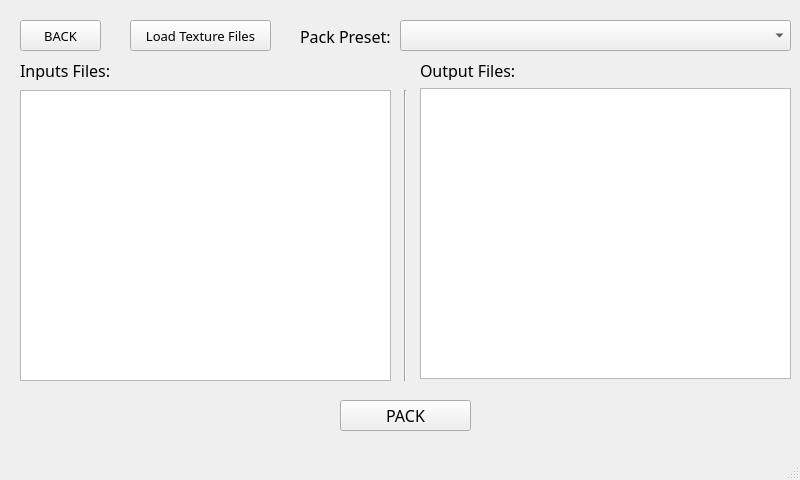
<?xml version="1.0" encoding="UTF-8"?>
<ui version="4.0">
 <class>PackTextures</class>
 <widget class="QMainWindow" name="PackTextures">
  <property name="geometry">
   <rect>
    <x>0</x>
    <y>0</y>
    <width>800</width>
    <height>480</height>
   </rect>
  </property>
  <property name="minimumSize">
   <size>
    <width>800</width>
    <height>480</height>
   </size>
  </property>
  <property name="windowTitle">
   <string>PackTextures</string>
  </property>
  <widget class="QWidget" name="centralwidget">
   <widget class="QComboBox" name="comboBox">
    <property name="geometry">
     <rect>
      <x>400</x>
      <y>20</y>
      <width>391</width>
      <height>31</height>
     </rect>
    </property>
    <property name="font">
     <font>
      <family>Montserrat Medium</family>
      <pointsize>10</pointsize>
     </font>
    </property>
    <property name="editable">
     <bool>false</bool>
    </property>
   </widget>
   <widget class="QPushButton" name="PackButton">
    <property name="geometry">
     <rect>
      <x>340</x>
      <y>400</y>
      <width>131</width>
      <height>31</height>
     </rect>
    </property>
    <property name="font">
     <font>
      <family>Montserrat Medium</family>
      <pointsize>12</pointsize>
      <weight>50</weight>
      <bold>false</bold>
     </font>
    </property>
    <property name="text">
     <string>PACK</string>
    </property>
   </widget>
   <widget class="QListView" name="listView">
    <property name="geometry">
     <rect>
      <x>20</x>
      <y>90</y>
      <width>371</width>
      <height>291</height>
     </rect>
    </property>
    <property name="verticalScrollBarPolicy">
     <enum>Qt::ScrollBarAsNeeded</enum>
    </property>
   </widget>
   <widget class="QPushButton" name="pushButton">
    <property name="geometry">
     <rect>
      <x>130</x>
      <y>20</y>
      <width>141</width>
      <height>31</height>
     </rect>
    </property>
    <property name="font">
     <font>
      <family>Montserrat Medium</family>
      <pointsize>10</pointsize>
      <weight>50</weight>
      <bold>false</bold>
     </font>
    </property>
    <property name="text">
     <string>Load Texture Files</string>
    </property>
   </widget>
   <widget class="QLabel" name="label">
    <property name="geometry">
     <rect>
      <x>300</x>
      <y>20</y>
      <width>101</width>
      <height>32</height>
     </rect>
    </property>
    <property name="font">
     <font>
      <family>Montserrat Light</family>
      <pointsize>12</pointsize>
     </font>
    </property>
    <property name="text">
     <string>Pack Preset:</string>
    </property>
   </widget>
   <widget class="QListView" name="listView_2">
    <property name="geometry">
     <rect>
      <x>420</x>
      <y>88</y>
      <width>371</width>
      <height>291</height>
     </rect>
    </property>
    <property name="verticalScrollBarPolicy">
     <enum>Qt::ScrollBarAsNeeded</enum>
    </property>
   </widget>
   <widget class="QLabel" name="label_2">
    <property name="geometry">
     <rect>
      <x>20</x>
      <y>60</y>
      <width>111</width>
      <height>20</height>
     </rect>
    </property>
    <property name="font">
     <font>
      <family>Montserrat Light</family>
      <pointsize>12</pointsize>
     </font>
    </property>
    <property name="text">
     <string>Inputs Files:</string>
    </property>
   </widget>
   <widget class="QLabel" name="label_3">
    <property name="geometry">
     <rect>
      <x>420</x>
      <y>60</y>
      <width>111</width>
      <height>20</height>
     </rect>
    </property>
    <property name="font">
     <font>
      <family>Montserrat Light</family>
      <pointsize>12</pointsize>
     </font>
    </property>
    <property name="layoutDirection">
     <enum>Qt::LeftToRight</enum>
    </property>
    <property name="text">
     <string>Output Files:</string>
    </property>
    <property name="alignment">
     <set>Qt::AlignLeading|Qt::AlignLeft|Qt::AlignVCenter</set>
    </property>
   </widget>
   <widget class="Line" name="line">
    <property name="geometry">
     <rect>
      <x>390</x>
      <y>90</y>
      <width>31</width>
      <height>291</height>
     </rect>
    </property>
    <property name="orientation">
     <enum>Qt::Vertical</enum>
    </property>
   </widget>
   <widget class="QPushButton" name="BackButton">
    <property name="geometry">
     <rect>
      <x>20</x>
      <y>20</y>
      <width>81</width>
      <height>31</height>
     </rect>
    </property>
    <property name="font">
     <font>
      <family>Montserrat Light</family>
      <pointsize>10</pointsize>
      <weight>50</weight>
      <bold>false</bold>
     </font>
    </property>
    <property name="text">
     <string>BACK</string>
    </property>
   </widget>
  </widget>
  <widget class="QMenuBar" name="menubar">
   <property name="geometry">
    <rect>
     <x>0</x>
     <y>0</y>
     <width>800</width>
     <height>18</height>
    </rect>
   </property>
  </widget>
  <widget class="QStatusBar" name="statusbar"/>
 </widget>
 <resources/>
 <connections/>
</ui>
